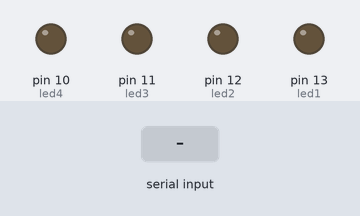
The sketch below on a simulated Arduino Mega 2560, built with avr-gcc and run on an emulated ATmega2560. Parts: output pins drawn as LEDs (lit = HIGH). The test bench sets the inputs (shaded band).

Above: at 1.2 s.
1.3 s: "1" received over the second serial link
At 2.0 s:
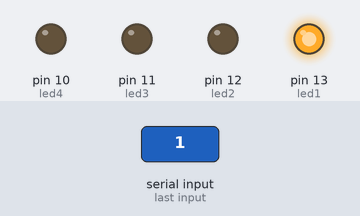
2.8 s: "2" received over the second serial link
At 3.2 s:
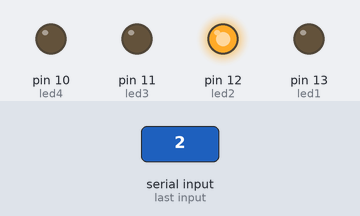
4.3 s: "3" received over the second serial link
At 5.5 s:
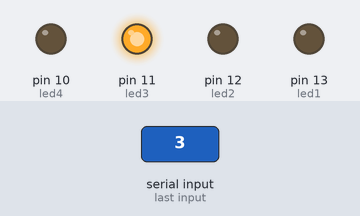
5.8 s: "4" received over the second serial link
At 6.6 s:
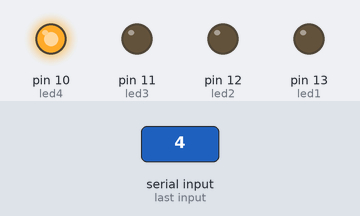
7.3 s: "x" received over the second serial link
At 7.8 s:
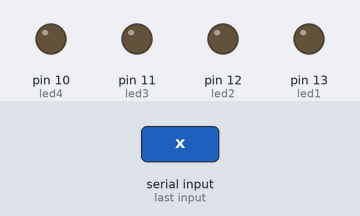
Timing chart, 0 to 9.8 s (numbered marks = the images above; inputs shaded):
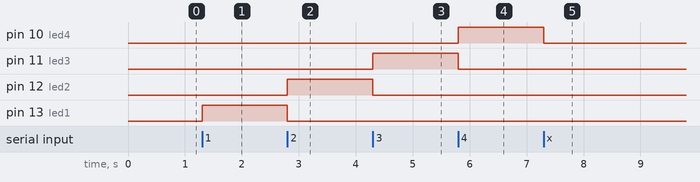

Measured:
- after the input at 1.3 s, pin 13 (led1): LOW → HIGH at once
- after the input at 2.8 s, pin 12 (led2): LOW → HIGH at once; pin 13 (led1): HIGH → LOW at once
- after the input at 4.3 s, pin 11 (led3): LOW → HIGH at once; pin 12 (led2): HIGH → LOW at once
- after the input at 5.8 s, pin 10 (led4): LOW → HIGH at once; pin 11 (led3): HIGH → LOW at once
- after the input at 7.3 s, pin 10 (led4): HIGH → LOW at once

The sketch:

hc06_led.ino.ino
```cpp
//LED pinleri
#define led1 13
#define led2 12
#define led3 11
#define led4 10

void setup()
{
  //LED pinlerini cikis olarak ayarla
  pinMode(led1, OUTPUT);
  pinMode(led2, OUTPUT);
  pinMode(led3, OUTPUT);
  pinMode(led4, OUTPUT);
  //HC06 ile seri iletisimi 9600 baud'da baslat
  Serial1.begin(9600);
  Serial1.print("1 ile 4 arasinda bir LED numarasi girin veya ");
  Serial1.println("x ile hepsini sondurun");
}

void loop()
{
  if (Serial1.available()) //Haberlesme baslayana kadar bekle
  {
    char ch = Serial1.read(); //Bluetooth uzerinden gelen karakteri oku
    switch (ch) //karaktere gore LED'leri yak
    {
      case '1':
        digitalWrite(led1, HIGH);
        digitalWrite(led2, LOW);
        digitalWrite(led3, LOW);
        digitalWrite(led4, LOW);
        Serial1.println("1 numarali LED yandi");
        break;
      case '2':
        digitalWrite(led1, LOW);
        digitalWrite(led2, HIGH);
        digitalWrite(led3, LOW);
        digitalWrite(led4, LOW);
        Serial1.println("2 numarali LED yandi");
        break;
      case '3':
        digitalWrite(led1, LOW);
        digitalWrite(led2, LOW);
        digitalWrite(led3, HIGH);
        digitalWrite(led4, LOW);
        Serial1.println("3 numarali LED yandi");
        break;
      case '4':
        digitalWrite(led1, LOW);
        digitalWrite(led2, LOW);
        digitalWrite(led3, LOW);
        digitalWrite(led4, HIGH);
        Serial1.println("4 numarali LED yandi");
        break;
      case 'x':
        digitalWrite(led1, LOW);
        digitalWrite(led2, LOW);
        digitalWrite(led3, LOW);
        digitalWrite(led4, LOW);
        Serial1.println("Tum LED'ler sondu");
        break;
      default: //hatali karakter girisinde uyari yap
        Serial1.println(ch);
        Serial1.println(" - unknown");
        break;
    }
  }
}
```
